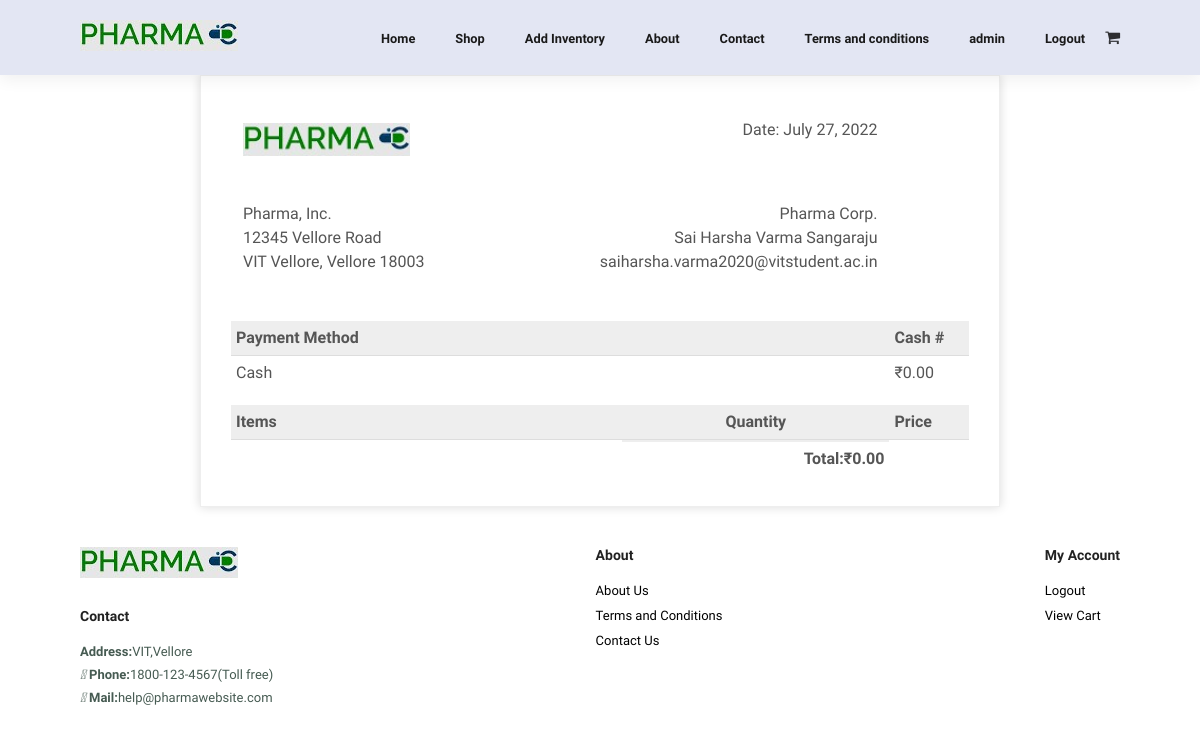
The page /checkout/bill/ (signed in) on the database its author committed.
### checkout/models.py (models this page shows, shortened)
class CustomerDetail(models.Model):
    customerid = models.AutoField(primary_key=True)
    first_name = models.CharField(max_length=264)
    middle_name = models.CharField(max_length=264)
    last_name = models.CharField(max_length=264)
    street = models.CharField(max_length=264)
    state = models.CharField(max_length=264)
    city = models.CharField(max_length=264)
    phone = models.IntegerField(default=0)
    email = models.EmailField(max_length=264)

### checkout/views.py (the view, shortened to what this page needs)
# urls.py: path("bill/", views.generate_bill, name="bill")
@login_required(login_url='login')
def generate_bill(request):
    context = {}
    customer = list(CustomerDetail.objects.all())[-1]
    context['customer'] = customer
    total_amount = 0
    if request.method == "GET":
        user = request.user
        items = UserCart.objects.filter(
            user=User.objects.filter(username=user)[0]
        )
        l = {}
        for item, quantity in l.items():
            itemtemp = ItemMain.objects.filter(slug=item[0])[0]
            log = Medicine_Log.objects.create(
                user=user, customer=customer, itemid=itemtemp, quantity=quantity, price=item[2]*quantity)
            log.save()
        empty_cart(request)
        print(l)
        context['items'] = l
        context['total'] = total_amount
        context['date'] = date.today()
    return render(request, "checkout/bill.html", context)

### inventory/views.py (called while the page is built)
@ login_required(login_url='login')
def empty_cart(request):
    context = {}
    if request.method == "GET":
        user = request.user
        items = UserCart.objects.filter(
            user=User.objects.filter(username=user)[0]
        )
        l = []
        for i in items:
            i.delete()
        context['items'] = l
        return redirect('homepage')

### templates/checkout/bill.html (shortened to what this page needs)
{% extends "base.html" %}
{% load static %}
{% block home %}
<link rel="stylesheet" href="{% static 'css/bill.css' %}">
<div class="invoice-box">
	<table cellpadding="0" cellspacing="0">
		<tr class="top">
			<td colspan="2">
				<table>
					<tr>
						<div>
							<td class="title">
								<img src="{% static 'img/logo.jpg' %}" style="width: 50%; max-width: 300px" />
							</td>
							<td>
								Date: {{ date }}<br />
							</td>
						</div>
					</tr>
				</table>
			</td>
		</tr>
		<tr class="information">
			<td colspan="2">
				<table>
					<tr>
						<td>
							Pharma, Inc.<br />
							12345 Vellore Road<br />
							VIT Vellore, Vellore 18003
						</td>
						<td>
							Pharma Corp.<br />
							{{ customer.first_name}} {{ customer.last_name }}<br />
							{{ customer.email }}
						</td>
					</tr>
				</table>
			</td>
		</tr>
		<tr class="heading">
			<td>Payment Method</td>
			<td></td>
			<td>Cash #</td>
		</tr>
		<tr class="details">
			<td>Cash</td>
			<td></td>
			<td>₹{{ total|floatformat:2 }}</td>
		</tr>
		<tr class="heading">
			<td>Items</td>
			<td style="text-align:center">Quantity</td>
			<td>Price</td>
		</tr>
		<tr class="total">
			<td></td>
			<td>Total:₹{{ total|floatformat:2 }}</td>
		</tr>
	</table>
</div>
{% endblock home %}

### templates/navbar.html
{% load static %}
<link rel="stylesheet" href="{% static 'css/navbar.css' %}">
<link rel="stylesheet" href="https://cdnjs.cloudflare.com/ajax/libs/font-awesome/4.7.0/css/font-awesome.min.css">
<section id="header">
    <a href="#"><img src="{% static 'img/logo.jpg'%}" class="logo" alt=""></a>
    <div>
        <ul id="navbar">
            <li><a class="{% if request.path == '/' %}active{% endif %}" href="{% url 'homepage' %}">Home</a>
            </li>
            <li><a class="{% if request.path == '/view' %}active{% endif %}" href="{% url 'view' %}">Shop</a></li>
            <li><a class="{% if request.path == '/upload_item' %}active{% endif %}" href="{% url 'inventoryadd' %}">Add
                    Inventory</a></li>
            <li><a class="{% if request.path == '/about' %}active{% endif %}" href="{% url 'about' %}">About</a></li>
            <li><a class="{% if request.path == '/contact' %}active{% endif %}" href="{% url 'contact' %}">Contact</a>
            </li>
            <li><a class="{% if request.path == '/t&c' %}active{% endif %}" href="{% url 'tnc' %}">Terms and
                    conditions</a></li>
            {% if user.is_authenticated %}
            <li>
                <a class="" href="{% url 'homepage' %}" class="dropdown-item">{{ user }}</a>
            </li>
            <li>
                <a class="" href="{% url 'logout' %}" class="dropdown-item">Logout</a>
            </li>
            {% else %}
            <li>
                <a class="{% if request.path == '/accounts/login' %}active{% endif %}" href="{% url 'login' %}"
                    class="dropdown-item">Login</a>
            </li>
            {% endif %}
            <a class="" href="{% url 'cart' %}"><i class="fa fa-shopping-cart"
                    style="color: rgba(0, 0, 0, 0.805)"></i></a>
        </ul>
    </div>
</section>

### static_in_env/css/navbar.css (style rules this page uses)
* { margin: 0; padding: 0; box-sizing: border-box; font-family: 'Spartan', sans-serif; }
#header { display: flex; align-items: center; justify-content: space-between; padding: 20px 80px; background: #E3E6F3; box-shadow: 0 5px 15px rgba(0, 0, 0, 0.06); z-index: 999; position: sticky; top: 0; left: 0 }
#navbar { display: flex; align-items: center; justify-content: center; }
#navbar li { list-style: none; padding: 0 20px; position: relative; }
#navbar li a { text-decoration: none; font-size: 0.8rem; font-weight: 600; color: #1a1a1a; transition: 0.3s ease; }
body { margin: 0; padding: 0; font-family: sans-serif; background-image: url("b2g.png"); background-repeat: no-repeat; }

### static_in_env/css/bill.css (style rules this page uses)
.invoice-box { max-width: 800px; margin: auto; padding: 30px; border: 1px solid #eee; box-shadow: 0 0 10px rgba(0, 0, 0, 0.15); font-size: 16px; line-height: 24px; font-family: 'Helvetica Neue', 'Helvetica', Helvetica, Arial, sans-serif; color: #555; }
.invoice-box table { width: 100%; line-height: inherit; text-align: left; }
.invoice-box table td { padding: 5px; vertical-align: top; }
.invoice-box table tr td:nth-child(2) { text-align: right; }
.invoice-box table tr.top table td { padding-bottom: 20px; }
.invoice-box table tr.top table td.title { font-size: 45px; line-height: 45px; color: #333; }
.invoice-box table tr.information table td { padding-bottom: 40px; }
.invoice-box table tr.heading td { background: #eee; border-bottom: 1px solid #ddd; font-weight: bold; }
.invoice-box table tr.details td { padding-bottom: 20px; }
.invoice-box table tr.total td:nth-child(2) { border-top: 2px solid #eee; font-weight: bold; }

### static_in_env/css/footer.css (style rules this page uses)
* { margin:0; padding:0; box-sizing: border-box; font-family:'Spartan', sans-serif; }

### rows shown on the page
CustomerDetail: first_name "Sai Harsha Varma", last_name "Sangaraju", email "saiharsha.varma2020@vitstudent.ac.in"

### other values the page prints
{{ user }} "admin"
{{ date }} "July 27, 2022"
{{ total|floatformat:2 }} "0.00"
